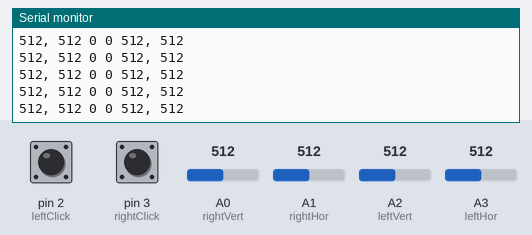
A sketch run on a simulated Arduino Uno, built with avr-gcc and run on an emulated ATmega328P. On the bench: the last lines printed to the serial monitor. Inputs (shaded band) come from the test bench; at power-on: A0 (rightVert) = 512, A1 (rightHor) = 512, A2 (leftVert) = 512, A3 (leftHor) = 512, pin 2 (leftClick) LOW, pin 3 (rightClick) LOW.

Above: at 1.2 s.
1.3 s: A0 (rightVert) set to 716
At 1.35 s:
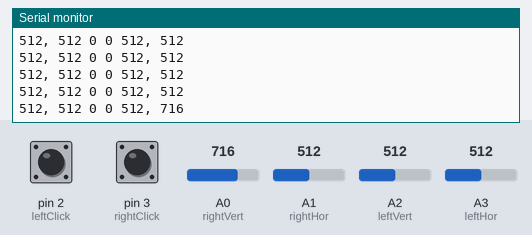
4.3 s: A1 (rightHor) set to 716
At 4.32 s:
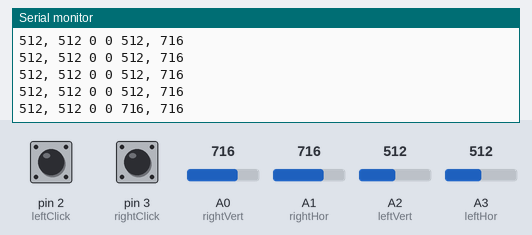
5.8 s: A2 (leftVert) set to 30
At 5.81 s:
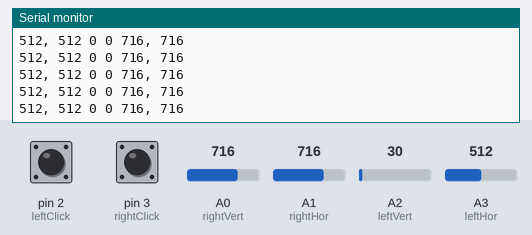
8.8 s: A3 (leftHor) set to 716
At 8.83 s:
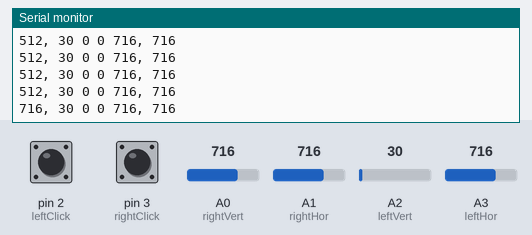
10.3 s: A0 (rightVert) set to 30
At 10.31 s:
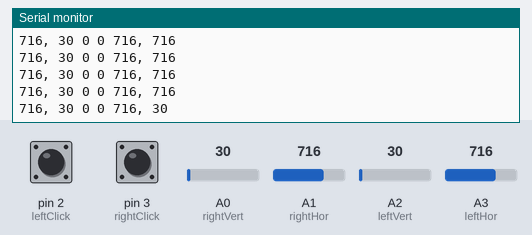
13.3 s: pin 2 (leftClick) pulled HIGH for 0.15 s
At 13.33 s:
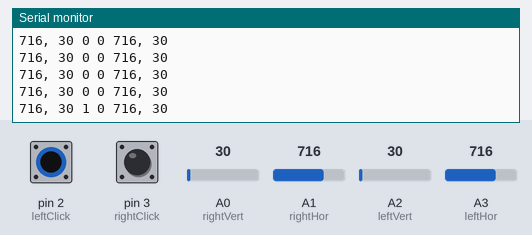
Timing chart, 0 to 15.9 s (numbered marks = the images above; inputs shaded):
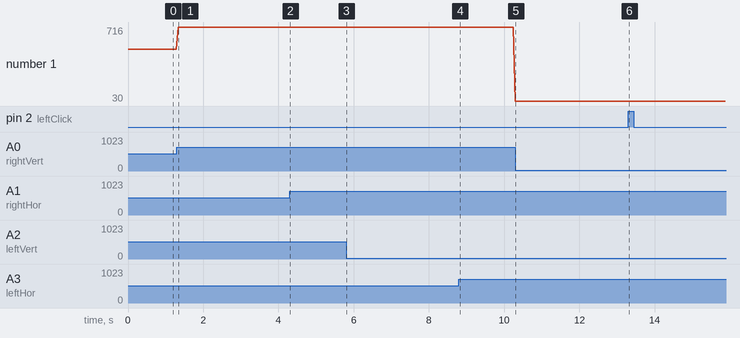

The sketch:

psx_thumbstick_value_displayer.ino
```cpp
const byte leftClick = 2; //assign the pins for the buttons
const byte rightClick = 3;
const byte leftVert = A2; //assign the pins for the pots
const byte leftHor = A3;
const byte rightVert = A0;
const byte rightHor = A1;

int delayTime = 50; //so the serial output is more readable

void setup(){

pinMode(leftClick, INPUT); //set button pins to input
pinMode(rightClick, INPUT);

Serial.begin(9600); //lets arduino send text to computer
}

void loop(){
//output formatted as leftHorizontal, leftVertical, leftButton, rightButton, rightHorizontal, rightVertical
Serial.print(analogRead(leftHor));
Serial.print(", ");
Serial.print(analogRead(leftVert));

Serial.print(" ");
Serial.print(digitalRead(leftClick));
Serial.print(" ");
Serial.print(digitalRead(rightClick));
Serial.print(" ");

Serial.print(analogRead(rightHor));
Serial.print(", ");
Serial.println(analogRead(rightVert));

delay(delayTime);
}
```

Measured:
- after the input at 1.3 s, the serial monitor: prints a new line at once (image 1)
- after the input at 4.3 s, the serial monitor: prints a new line at once (image 2)
- after the input at 8.8 s, the serial monitor: prints a new line at once (image 4)
- after the input at 10.3 s, the serial monitor: prints a new line at once (image 5)
- after the input at 13.3 s, the serial monitor: prints a new line at once (image 6)
- plotted number 1: 512 → 716 after the input at 1.3 s
